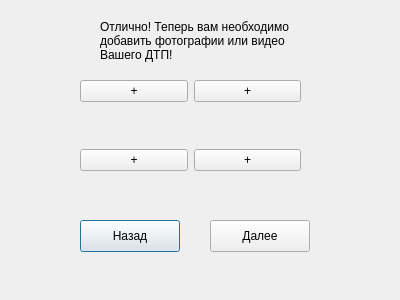
<?xml version="1.0" encoding="UTF-8"?>
<ui version="4.0">
 <class>Car</class>
 <widget class="QDialog" name="Car">
  <property name="geometry">
   <rect>
    <x>0</x>
    <y>0</y>
    <width>400</width>
    <height>300</height>
   </rect>
  </property>
  <property name="windowTitle">
   <string>Dialog</string>
  </property>
  <widget class="QLabel" name="label">
   <property name="geometry">
    <rect>
     <x>100</x>
     <y>10</y>
     <width>211</width>
     <height>61</height>
    </rect>
   </property>
   <property name="text">
    <string>Отлично! Теперь вам необходимо добавить фотографии или видео Вашего ДТП!</string>
   </property>
   <property name="wordWrap">
    <bool>true</bool>
   </property>
  </widget>
  <widget class="QPushButton" name="pushButton">
   <property name="geometry">
    <rect>
     <x>80</x>
     <y>220</y>
     <width>100</width>
     <height>32</height>
    </rect>
   </property>
   <property name="text">
    <string>Назад</string>
   </property>
  </widget>
  <widget class="QPushButton" name="pushButton_2">
   <property name="geometry">
    <rect>
     <x>210</x>
     <y>220</y>
     <width>100</width>
     <height>32</height>
    </rect>
   </property>
   <property name="text">
    <string>Далее</string>
   </property>
  </widget>
  <widget class="QWidget" name="gridLayoutWidget">
   <property name="geometry">
    <rect>
     <x>80</x>
     <y>80</y>
     <width>221</width>
     <height>131</height>
    </rect>
   </property>
   <layout class="QGridLayout" name="gridLayout">
    <item row="1" column="1">
     <widget class="QLabel" name="label_3">
      <property name="text">
       <string/>
      </property>
     </widget>
    </item>
    <item row="1" column="0">
     <widget class="QLabel" name="label_2">
      <property name="text">
       <string/>
      </property>
     </widget>
    </item>
    <item row="0" column="1">
     <widget class="QPushButton" name="pushButton_5">
      <property name="text">
       <string>+</string>
      </property>
     </widget>
    </item>
    <item row="2" column="0">
     <widget class="QPushButton" name="pushButton_6">
      <property name="text">
       <string>+</string>
      </property>
     </widget>
    </item>
    <item row="2" column="1">
     <widget class="QPushButton" name="pushButton_4">
      <property name="text">
       <string>+</string>
      </property>
     </widget>
    </item>
    <item row="0" column="0">
     <widget class="QPushButton" name="pushButton_3">
      <property name="text">
       <string>+</string>
      </property>
     </widget>
    </item>
    <item row="3" column="0">
     <widget class="QLabel" name="label_4">
      <property name="text">
       <string/>
      </property>
     </widget>
    </item>
    <item row="3" column="1">
     <widget class="QLabel" name="label_5">
      <property name="text">
       <string/>
      </property>
     </widget>
    </item>
   </layout>
  </widget>
 </widget>
 <resources/>
 <connections/>
</ui>
